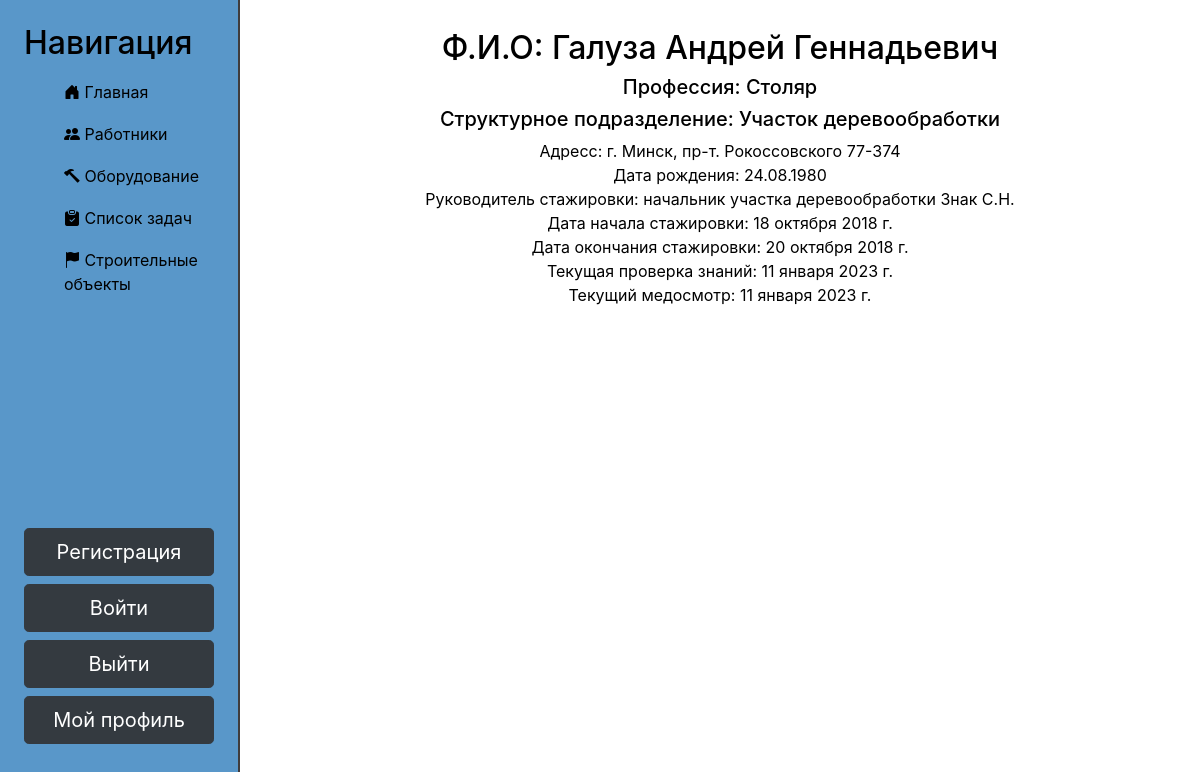
/workers/1, run on the app's committed database.
### workers/models.py (models this page shows, shortened)
class Workers(models.Model):
    DIVISION_CHOICES = (
        ('Администрация', 'Администрация'),
        ('ОРСМУ', 'ОРСМУ'),
        ('Производственная база', 'Производственная база'),
        ('Мирский производственный участок', 'Мирский производственный участок'),
        ('Участок металла и камня', 'Участок металла и камня'),
        ('Участок деревообработки', 'Участок деревообработки'),
    )
    CHOICES = (
        ('начальник ОРСМУ Буковский С.А.', 'начальник ОРСМУ Буковский С.А.'),
        ('заместитель начальника ОРСМУ Волохов Д.В.', 'заместитель начальника ОРСМУ Волохов Д.В.'),
        ('производитель работ ОРСМУ Носко Ю.М.', 'производитель работ ОРСМУ Носко Ю.М.'),
        ('начальник Мирского производственного участка Дрик П.А.', 'начальник Мирского производственного участка Дрик П.А.'),
        ('начальник участка металла и камня Смольский Д.Ю.', 'начальник участка металла и камня Смольский Д.Ю.'),
        ('начальник участка деревообработки Знак С.Н.', 'начальник участка деревообработки Знак С.Н.'),
        ('Не было', 'Не было'),
        ('Другой', 'Другой'),
    )
    CHOICES_FREQUENCY = (
        ('1 раз в 2 года', '1 раз в 2 года'),
        ('1 раз в год', '1 раз в год'),
    )
    DANGEROUS_FACTORS_CHOICES = (
        ('Пыль растительного происхождения (А): древесина, пр.1, п.2.7;',
         'Пыль растительного происхождения (А): древесина, пр.1, п.2.7;'),
        ('Работы на механическом оборудовании, пр.3 п.12', 'Работы на механическом оборудовании, пр.3 п.12'),
        ('Работа на высоте, пр.3 п.1.', 'Работа на высоте, пр.3 п.1.'),
        ('Производственный шум, пр.1 п.4.4;', 'Производственный шум, пр.1 п.4.4;'),
        ('Тепловое излучение, пр. 1 п.4.9.', 'Тепловое излучение, пр. 1 п.4.9.'),
        ('Работы, связанные с оптическими приборами при длительности сосредоточенного наблюдения более 50 % времени рабочей смены пр.1 п.5.6',
         'Работы, связанные с оптическими приборами при длительности сосредоточенного наблюдения более 50 % времени рабочей смены пр.1 п.5.6'),
        ('Повышенная температура воздуха, пр. 1 п.4.8.', 'Повышенная температура воздуха, пр. 1 п.4.8.'),
        ('Углеводороды ароматические: бензол (К), толуол, ксилол, стирол и другие, пр.1, п.1.1.31.',
         'Углеводороды ароматические: бензол (К), толуол, ксилол, стирол и другие, пр.1, п.1.1.31.'),
        ('Альдегиды алифатические (предельные, непредельные и ароматические): формальдегид (К, А), ацетальдегид, акролеин, бензальдегид, фталевый (А), глутаровый альдегид (А), пр.1, п.1.1.2.',
         'Альдегиды алифатические (предельные, непредельные и ароматические): формальдегид (К, А), ацетальдегид, акролеин, бензальдегид, фталевый (А), глутаровый альдегид (А), пр.1, п.1.1.2.'),
    )
    surname = models.CharField('Фамилия', max_length=30)
    firstname = models.CharField('Имя', max_length=30)
    midname = models.CharField('Отчество', max_length=30)
    bday = models.CharField('Дата рождения', max_length=30, null=True, blank=True)
    profession = models.ForeignKey('Professions', on_delete=models.PROTECT, null=True)
    division = models.CharField('Структурное подразделение', max_length=50, choices=DIVISION_CHOICES, default='Администрация')
    adress = models.CharField('Адрес', max_length=150, null=True, blank=True)
    manager = models.CharField('Руководитель стажировки', max_length=150, choices=CHOICES, default="Не было")
    training_start = models.DateField('Дата начала стажировки', null=True, blank=True)
    training_end = models.DateField('Дата окончания стажировки', null=True, blank=True)
    exam = models.DateField('Дата текущей проверки знаний', null=True, blank=True)
    medical = models.DateField('Дата текущего мед. осмотра', null=True, blank=True)
    dangerous_factors = models.CharField('Вредные и опасные факторы', max_length=200, choices=DANGEROUS_FACTORS_CHOICES,
                                         null=True, blank=True)
    condition_class = models.CharField('Класс условий труда', max_length=10, null=True, blank=True)
    frequency = models.CharField('Периодичность проведения медицинского осмотра',
                                 max_length=20, choices=CHOICES_FREQUENCY, null=True, blank=True)
    class Meta:
        verbose_name = 'Worker'
        verbose_name_plural = 'Workers'

class Professions(models.Model):
    profession = models.CharField('Профессия', max_length=50)
    def __str__(self):
        return self.profession  # To display a profession not as an object, but by title
    class Meta:
        verbose_name = 'Profession'
        verbose_name_plural = 'Professions'

### workers/views.py (the view)
# urls.py: path('<int:pk>', views.WorkersDetailView.as_view(), name='workers-detail'),
class WorkersDetailView(DetailView):
    model = Workers
    template_name = 'workers/details_view.html'
    context_object_name = 'worker'

### workers/templates/workers/details_view.html (shortened to what this page needs)
{% extends 'main/base.html' %}
{% load static %}
{% block content %}
<div class="features">
    <h2>Ф.И.О: {{ worker.surname }} {{ worker.firstname }} {{ worker.midname }}</h2>
    <h5>Профессия: {{ worker.profession }}</h5>
    <h5>Структурное подразделение: {{ worker.division }}</h5>
    <h7>Адресс: {{ worker.adress }}</h7>
    <br>
    <h7>Дата рождения: {{ worker.bday }}</h7><br>
    <h7>Руководитель стажировки: {{ worker.manager }}</h7><br>
    <h7>Дата начала стажировки: {{ worker.training_start }}</h7><br>
    <h7>Дата окончания стажировки: {{ worker.training_end }}</h7><br>
    <h7>Текущая проверка знаний: {{ worker.exam }}</h7><br>
    <h7>Текущий медосмотр: {{ worker.medical }}</h7><br>
</div>
{% endblock %}

### main/static/main/css/main.css (style rules this page uses)
body { background: white; }
main .features { float: left; padding: 2%; color: black; margin-top: 5px; text-align: center; width: 80%; }

### data on the page
Workers: surname "Галуза", firstname "Андрей", midname "Геннадьевич", profession "Cтоляр", division "Участок деревообработки", adress "г. Минск, пр-т. Рокоссовского 77-374", bday "24.08.1980", manager "начальник участка деревообработки Знак С.Н.", training_start "18 октября 2018 г.", training_end "20 октября 2018 г.", exam "11 января 2023 г.", medical "11 января 2023 г."
